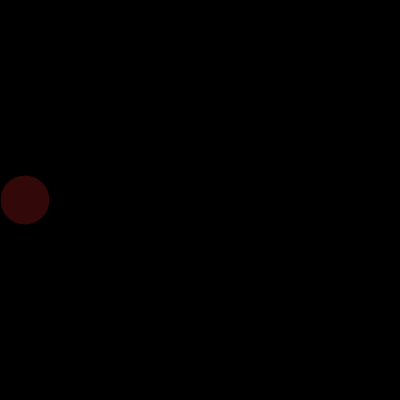
Frame 1 (no input)
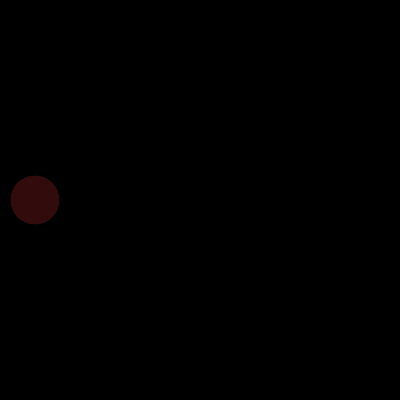
Frame 2 (the mouse pressed at the canvas centre, redrawn once)

The p5.js sketch that drew these frames (run headless with seeded random() and noise() and a simulated clock; the mouse was pressed at the canvas centre and the sketch redrawn once):

// p5.js sketch
// ── sketch.js
// Run this code
// Click on the canvas to get the circle to move
// Click again to get it to stop

// Challenge 1: change the size of the canvas
// by modifying numbers assigned to canvasWidth and canvasHeight

canvasWidth = 400;
canvasHeight = 400;

function setup() {
  // Create the canvas
  createCanvas(canvasWidth, canvasHeight);

  // No animation to start
  noLoop();
}

let x = 25;
let y = canvasHeight/2;

function draw() {
  // Clear the background
  background(0);

  // Draw a circle, with color determined by x-position
  // Challenge 2: come up with a different formula to
  // dynamically change circle color
  fill(50, x/3, x/3);
  circle(x, y, 50);

  // Increase the x variable by 5
  // Challenge 3: the circle only moves horizontally, because only
  // x-coordinate gets updated. Modify the code to also update the
  // y-coordinate. When you do this, you will see the circle move
  // through the bottom part of the canvas and disappear.
  x += 5;

  // Reset the circle position after it moves off the right side
  // Challenge 4: modify the code such that if the circle moves off
  // the bottom part of the screen, it comes back into the canvas
  // at the top of the screen.
  if (x > width + 25) {
    x = -25;
  }
  
  // Challenge 5: learn how to define a square
  // from this reference: https://p5js.org/reference/p5/square/
  // Experiment with defining squares with sharp and rouneded corners.
  // Experiment with various colors for your square.
  // Make your square follow the circle, as the circle 
  // moves through the screen.
  
}

function mousePressed() {
  // Start/stop the animation loop
  if (isLooping()) {
    noLoop();
  } else {
    loop();
  }
}
